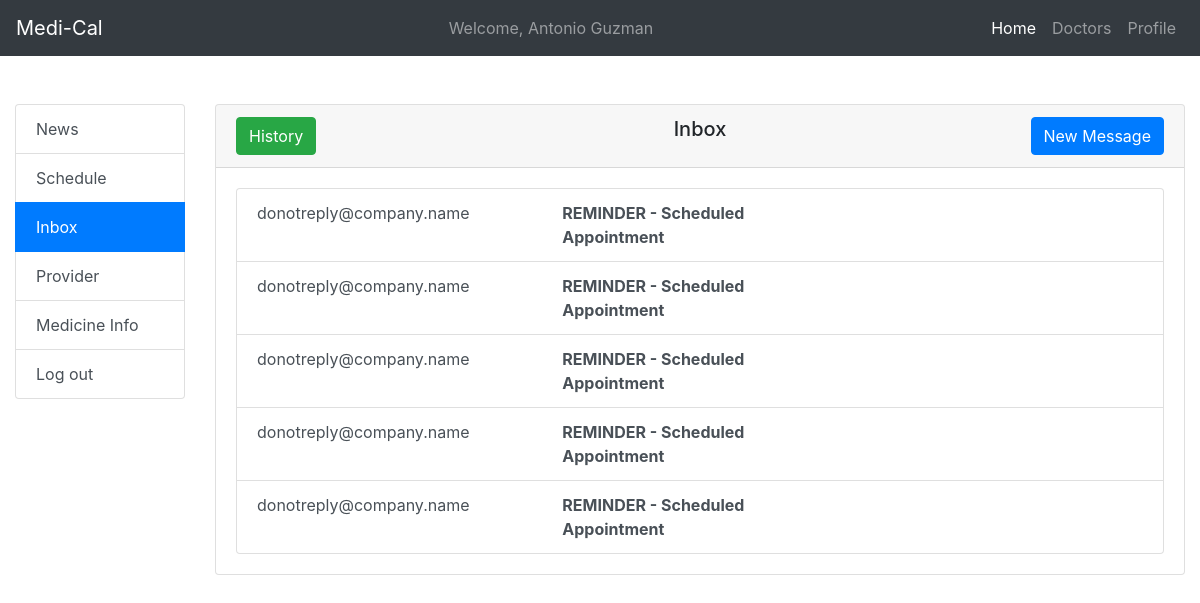
The page /inbox/ (signed in) on the database its author committed.
### patient/models.py (models this page shows)
class InboxIn(models.Model):
    patient = models.ForeignKey(User, on_delete=models.CASCADE)
    sender = models.CharField(max_length=100)
    title = models.CharField(max_length=100)
    message = models.CharField(max_length=5000)

### dashboard/views.py (the view)
# urls.py: path('inbox/', login_required(dash_views.inbox), name='inbox'),
def inbox(request):
    user = request.user
    inbox_in = InboxIn.objects.filter(patient=user)
    if request.method == 'POST':
        form = InboxMessageForm(request.POST)
        if form.is_valid():
            recipient = form.cleaned_data.get('recipient')
            title = form.cleaned_data.get('title')
            message = form.cleaned_data.get('message')
            new_inbox_out = InboxOut.objects.create(patient=user, recipient=recipient, title=title, message=message)
    else:
        form = InboxMessageForm()
    inbox_out = InboxOut.objects.filter(patient=user)
    return render(request, 'dashboard/inbox.html', {'form': form, 'inbox_in': inbox_in, 'inbox_out': inbox_out})

### templates/dashboard/inbox.html (shortened to what this page needs)
{% extends 'base.html' %}
{% load crispy_forms_tags %}
{% block header %}
    <header>
        <nav class="navbar fixed-top navbar-expand-lg navbar-dark bg-dark">
            <a class="navbar-brand" href="{% url 'home' %}">Medi-Cal</a>
            <div class="collapse navbar-collapse" id="navbarSupportedContent">
                <span class="navbar-text ml-auto">
                    Welcome, {{ user.first_name }} {{ user.last_name }}
                </span>
                <ul class="navbar-nav ml-auto">
                    <li class="nav-item active">
                        <a class="nav-link" href="{% url 'home' %}">Home <span class="sr-only">(current)</span></a>
                    </li>
                    <li class="nav-item">
                        <a class="nav-link" href="{% url 'doctors' %}">Doctors</a>
                    </li>
                    <li class="nav-item">
                        <a class="nav-link" href="{% url 'view_profile' %}">Profile</a>
                    </li>
                </ul>
            </div>
        </nav>
    </header>
{% endblock %}
{% block main %}
    <main>
        <div class="container-fluid mt-5">
            <div class="row">
                <div class="col-2">
                    <div class="list-group">
                        <a href="{% url 'home' %}" class="list-group-item list-group-item-action">
                            News
                        </a>
                        <a href="{% url 'schedule_appt' %}" class="list-group-item list-group-item-action">
                            Schedule
                        </a>
                        <a href="{% url 'inbox' %}" class="list-group-item list-group-item-action active">
                            Inbox
                        </a>
                        <a href="{% url 'provider' %}" class="list-group-item list-group-item-action">
                            Provider
                        </a>
                        <a href="{% url 'recipes' %}" class="list-group-item list-group-item-action">
                            Medicine Info
                        </a>
                        <a href="{% url 'b4-logout' %}" class="list-group-item list-group-item-action">
                            Log out
                        </a>
                    </div>
                </div>
                <div class="col-10">
                    <div class="card">
                        <div class="card-header">
                            <div class="row">
                                <div class="col">
                                    <button type="button" class="btn btn-success" data-toggle="modal"
                                            data-target="#historyModal">History
                                    </button>
                                </div>
                                <div class="col">
                                    <h5 class="text-center">Inbox</h5>
                                </div>
                                <div class="col text-right">
                                    <button type="button" class="btn btn-primary" data-toggle="modal"
                                            data-target="#exampleModal" id="btn-new-msg">
                                        New Message
                                    </button>
                                </div>
                            </div>
                        </div>
                        <div class="card-body">
                            {% if inbox_in.count == 0 %}
                                <p class="text-center">No Messages Found!</p>
                            {% else %}
                                <div class="list-group">
                                    {% for inbox in inbox_in %}
                                        <a href="#" class="list-group-item list-group-item-action main-inbox"
                                           data-toggle="modal" data-target="#inboxInformationModal"
                                           id="{{ inbox.id }}">
                                            <div class="row">
                                                <div class="col-4">
                                                    {{ inbox.sender }}
                                                </div>
                                                <div class="col">
                                                    <strong>{{ inbox.title }}</strong>
                                                </div>
                                                <div class="col">
                                                </div>
                                            </div>
                                        </a>
                                    {% endfor %}
                                </div>
                            {% endif %}
                        </div>
                    </div>
                </div>
            </div>
        </div>
    </main>
{% endblock %}

### templates/base.html (shortened to what this page needs)
{% load static %}
<!doctype html>
<html lang="en">
<head>
    <link rel="stylesheet" href="https://stackpath.bootstrapcdn.com/bootstrap/4.1.3/css/bootstrap.min.css"
>
    <link rel="stylesheet" href="https://ajax.googleapis.com/ajax/libs/jqueryui/1.12.1/themes/smoothness/jquery-ui.css">
    <link rel="stylesheet" href="{% static 'css/dashboard.css' %}">
</head>
<body>
{% block header %}
{% endblock %}
{% block main %}
{% endblock %}
</body>
</html>

### static/css/dashboard.css (style rules this page uses)
body { padding-top: 56px; }

### rows shown on the page
InboxIn: sender "donotreply@company.name", title "REMINDER - Scheduled Appointment"
InboxIn: sender "donotreply@company.name", title "REMINDER - Scheduled Appointment"
InboxIn: sender "donotreply@company.name", title "REMINDER - Scheduled Appointment"
InboxIn: sender "donotreply@company.name", title "REMINDER - Scheduled Appointment"
InboxIn: sender "donotreply@company.name", title "REMINDER - Scheduled Appointment"

### other values the page prints
{{ user.first_name }} "Antonio"
{{ user.last_name }} "Guzman"
